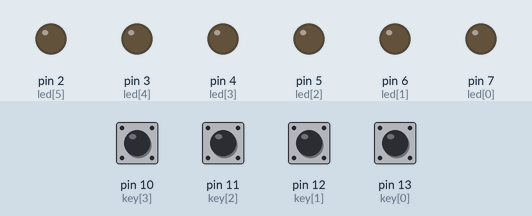
This sketch was run on a simulated Arduino Uno, built with avr-gcc and run on an emulated ATmega328P. Shown: output pins drawn as LEDs (lit = HIGH). Inputs (shaded band) come from the test bench; at power-on: pin 10 (key[3]), pin 11 (key[2]), pin 12 (key[1]), pin 13 (key[0]) LOW.

Above: at 1.2 s.
1.3 s: pin 10 (key[3]) pulled HIGH for 0.15 s
At 1.37 s:
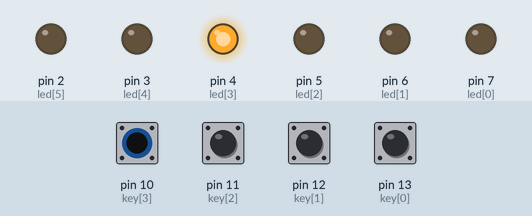
2.9 s: pin 11 (key[2]) pulled HIGH for 0.15 s
At 2.97 s:
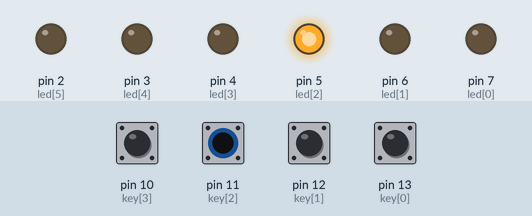
4.5 s: pin 12 (key[1]) pulled HIGH for 0.15 s
At 4.57 s:
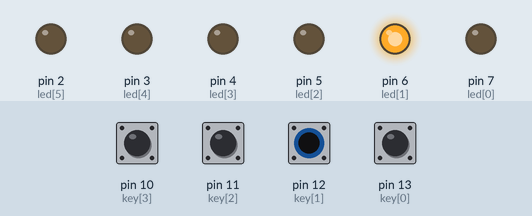
6.1 s: pin 13 (key[0]) pulled HIGH for 0.15 s
At 6.17 s:
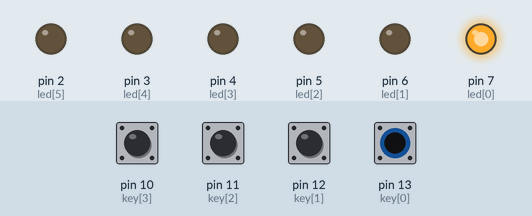
7.7 s: pin 10 (key[3]) driven HIGH and pin 11 (key[2]) driven HIGH
At 8.7 s:
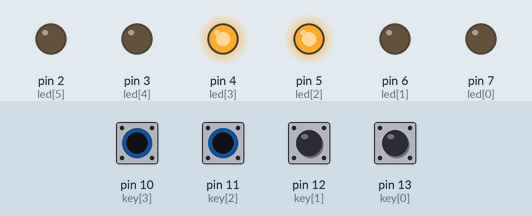
9.2 s: pin 12 (key[1]) pulled HIGH for 1 s
At 9.8 s:
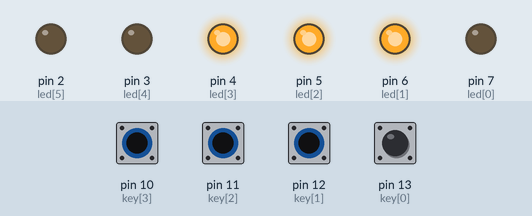
Timing chart, 0 to 12.2 s (numbered marks = the images above; inputs shaded):
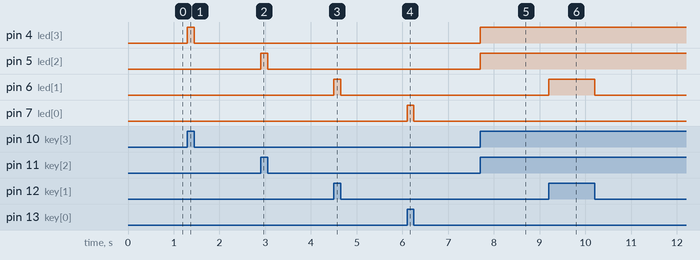

Measured:
- after the input at 1.3 s, pin 4 (led[3]): LOW → HIGH at once, → LOW 0.15 s later
- after the input at 2.9 s, pin 5 (led[2]): LOW → HIGH at once, → LOW 0.15 s later
- after the input at 4.5 s, pin 6 (led[1]): LOW → HIGH at once, → LOW 0.15 s later
- after the input at 6.1 s, pin 7 (led[0]): LOW → HIGH at once, → LOW 0.15 s later
- after the input at 7.7 s, pin 4 (led[3]), pin 5 (led[2]): LOW → HIGH at once
- after the input at 9.2 s, pin 6 (led[1]): LOW → HIGH at once, → LOW 1.0 s later

The sketch:

simple-buttons.ino
```cpp
/*
simple buttons tester

there are 4 buttons in procodecg key board
read each one of them, and send them to the LEDs
no debounce yet. just straight through

2016, public domain
Budi Rahardjo (@rahard)
*/

// pin configuration for Arduino UNU board + ProcodeCG LED
int led[] = {7, 6, 5, 4, 3, 2};
//int key[] = {11, 10, 9, 8};
int key[] = {13, 12, 11, 10};
int but[] = {0, 0, 0, 0, 0, 0};
int NUMLED=6;
int NUMKEY=4;
int i;

void setup() {
   for (i=0; i<NUMKEY; i++) { pinMode(key[i], INPUT); }
   for (i=0; i<NUMLED; i++) { pinMode(led[i], OUTPUT); }
}

void loop() {
   // read buttons/keys
   for (i=0; i<NUMKEY; i++) { but[i]=digitalRead(key[i]); }
   // send them to LEDs directly, no debounce
   for (i=0; i<NUMLED; i++) { digitalWrite(led[i], but[i]); }
}
```
